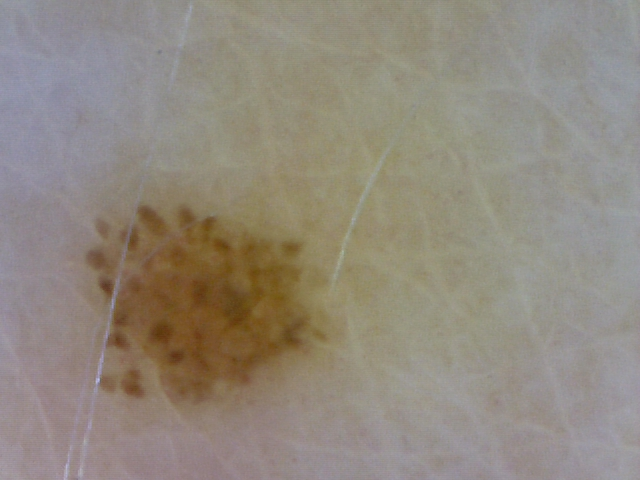
%> input picture CDIO/medpol.jpg, 640 x 480 px
$ octave Seg_vasc.m   (GNU Octave 9; MATLAB toolbox functions it lacks are replaced by stand-ins)
%> lines starting %> are read from the running program, lines starting %| are printed output that depends on the picture; in (x1, y1, x2, y2) boxes, pixels count from 0 and x2, y2 are one past the last pixel; in counts of white or black regions, pixels touching at a corner belong together; the program's own positions count from 1
### CDIO/Segmentation/hist_eq.m
function [im, table] = hist_eq(im)
%UNTITLED Summary of this function goes here
%   Detailed explanation goes here
n_bins = double(max(max(im)));
[h, b] = size(im);
n_pix = h * b;
hist = zeros([0,n_bins]);
p_table = zeros([0,n_bins]);
L_table = zeros([0,n_bins]);

for i = 1:1:n_bins+1
    hist(1,i) = sum(sum(im == i-1));
    p_table(1,i) = hist(1,i)/n_pix;
end

c_m = cumsum(p_table);
L_table = round(n_bins * c_m);
res = zeros(h, b);
for i = 1:1:length(L_table)
    curr_val = L_table(1,i);
    res = res + curr_val*(im == i-1);
end
im = res;
table = L_table;
end

### CDIO/Segmentation/midway.m
function [T,T1,T2] = midway(im,thresh)

binvect = 0:1:255;
histo = hist(im(:),binvect);

if nargin < 2

    f = 1:length(histo);
    T0 = sum(histo.*f)/sum(histo);

    T1 = sum(histo(1:T0).*f(1:T0))/sum(histo(1:T0));
    T2 = sum(histo(T0:end).*f(T0:end))/sum(histo(T0:end));

    T = (T1 + T2)/2;

else
    f = 1:length(histo);
    T0 = sum(histo.*f)/sum(histo);

    T1 = sum(histo(1:thresh).*f(1:thresh))/sum(histo(1:thresh));
    T2 = sum(histo(thresh:end).*f(thresh:end))/sum(histo(thresh:end));

    T = (T1 + T2)/2;

end

### CDIO/Segmentation/Seg_vasc.m
close all
im = imread('medpol.jpg');
%> im is the input picture: size 480x640x3 uint8; mean R, G, B 145.3, 137.1, 125.6
im = rgb2gray(im);
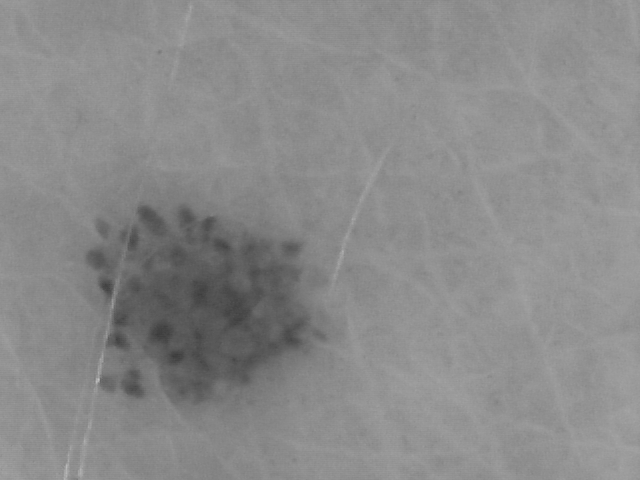
%> im: size 480x640 uint8; min 59, max 196, mean 138.3
im = imresize(im, 0.5);
%> im: size 240x320 uint8
im = double(im);
%> im: size 240x320 double
%im = im/max(max(im)); %Graythresh assumes value/takes values between [0 1]

%% Transform commands
%fftshift: Shift zero-frequency component to center of spectrum.
%     For vectors, fftshift(X) swaps the left and right halves of
%     X.  For matrices, fftshift(X) swaps the first and third
%     quadrants and the second and fourth quadrants.  For N-D
%     arrays, fftshift(X) swaps "half-spaces" of X along each
%     dimension.

%fft2: fft2(X) returns the two-dimensional Fourier transform of matrix X.
%     If X is a vector, the result will have the same orientation.

%ifftshift: For vectors, ifftshift(X) swaps the left and right halves of
%     X.  For matrices, ifftshift(X) swaps the first and third
%     quadrants and the second and fourth quadrants.  For N-D
%     arrays, ifftshift(X) swaps "half-spaces" of X along each
%     dimension.

%F = fftshift(fft2(ifftshift(f)));
%f = fftshift(ifft2(ifftshift(F)));

%% Circular convolution
sigma = 2;
lpH=exp(-0.5*([-3:3]/sigma).^2);
lpH=lpH/sum(lpH); %Horizontal filter
lpV=lpH'; %Vertical filter
gauss = conv2(lpV,lpH,'full'); %Gaussian filter

gausskern =0*im; %Array of zeros
%> gausskern: size 240x320 double; every value is 0
%center = size(im,1)/2+1;
[row,col] = size(im);
%> row = 240; col = 320

centerx = row/2; %Center row
%> centerx = 120
centery = col/2; %Center column
%> centery = 160

gausskern(centerx-3:centerx+3, centery-3:centery+3) = gauss; %Centering Gaussian filter in the image before transform
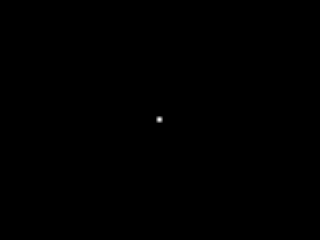
%> gausskern: size 240x320 double; min 0, max 0.0467, mean 1.3e-05; drawn with min black and max white
IM = fftshift(fft2(ifftshift(im))); %Fourier transform of im
GAUSSKERN = fftshift(fft2(ifftshift(gausskern))); %Fourier transorm of averageing kernel
AVERIM = IM.*GAUSSKERN; %Filtering in the fourier domain => averaged image
averim = real(fftshift(ifft2(ifftshift(AVERIM)))); %Filtered image

figure, colormap(gray(256))
subplot(121),imagesc(im), colorbar
subplot(122),imagesc(averim), colorbar

im_eq = hist_eq(im)/max(max(im));
%> in hist_eq, `n_bins = double(max(max(im)));`: n_bins = 179
%> after the loop in hist_eq, `for i = 1:1:n_bins+1`: hist = 180 values, max 4817 at index 146, min 0 at index 1, mean 426.7; p_table = 180 values, max 0.0627 at index 146, min 0 at index 1, mean 0.00556
%> in hist_eq, `c_m = cumsum(p_table);`: c_m = 180 values from 0 to 1
%> in hist_eq, `L_table = round(n_bins * c_m);`: L_table = 180 values from 0 to 179
%> after the loop in hist_eq, `for i = 1:1:length(L_table)`:
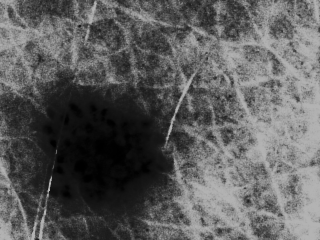
%> res: size 240x320 double; min 0, max 179, mean 92.9
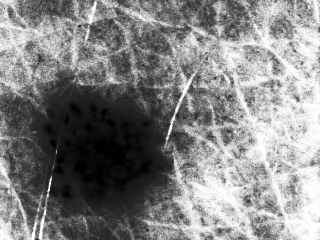
%> im_eq: size 240x320 double; min 0, max 1, mean 0.519

% figure
% imshow(im_eq)


%% Vascular detection

%T = graythresh(im);
T = midway(im); %Threshold using the midway method
%> in midway, `histo = hist(im(:),binvect);`: histo = 256 values, max 4817 at index 146, min 0 at index 1, mean 300
%> in midway, `T0 = sum(histo.*f)/sum(histo);`: T0 = 139.3
%> in midway, `T1 = sum(histo(1:T0).*f(1:T0))/sum(histo(1:T0));`: T1 = 119.5
%> in midway, `T2 = sum(histo(T0:end).*f(T0:end))/sum(histo(T0:end));`: T2 = 146.5
%> in midway, `T = (T1 + T2)/2;`: T = 133
%> T = 133
T_le = le(im,T); %Threshold using the least error method
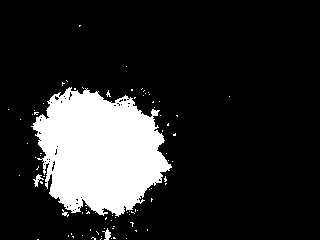
%> T_le: size 240x320 logical; 16.5% white; 83 white regions (79 under 20 px), largest, box (x1, y1, x2, y2) and area: (31, 87, 172, 217) 12308, (33, 174, 44, 187) 53, (102, 228, 111, 240) 53, (62, 209, 69, 217) 24

imbin = imbinarize(im,T_le);
%> imbin: size 240x320 logical; every value is 1
imbin = ~imbin;
%> imbin: size 240x320 logical; every value is 0

figure
imagesc(imbin)
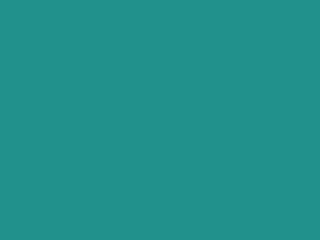
%> displayed picture: size 240x320x3, on the screen's scale of 0 to 255; mean R, G, B 33, 145, 140

$ run again, with CDIO/Snap_001.jpg copied over CDIO/medpol.jpg
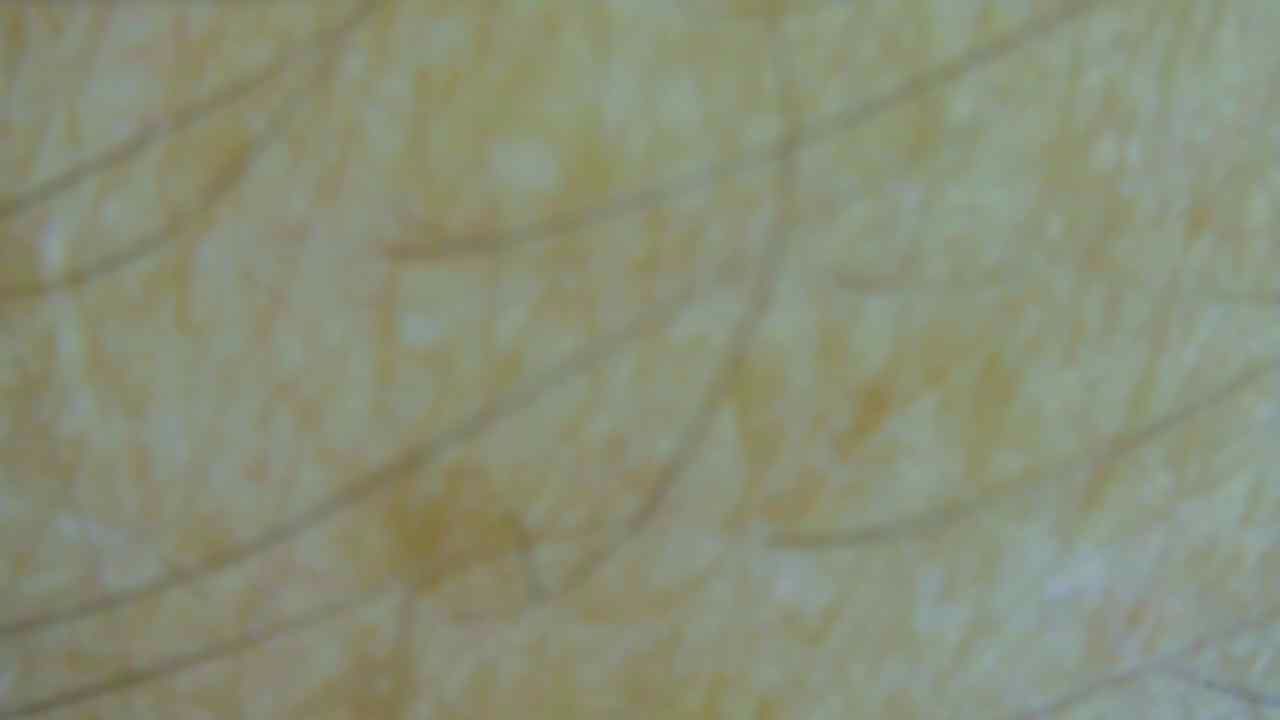
%> input picture CDIO/Snap_001.jpg, 1280 x 720 px
%> im is the input picture: size 720x1280x3 uint8; mean R, G, B 137, 142.5, 119.2
%> n_bins = 165
%> after the loop in hist_eq, `for i = 1:1:n_bins+1`: hist = 166 values, max 34242 at index 141, min 0 at index 1, mean 1388; p_table = 166 values, max 0.149 at index 141, min 0 at index 1, mean 0.00602
%> c_m = 166 values from 0 to 1
%> L_table = 166 values from 0 to 165
%> after the loop in hist_eq, `for i = 1:1:length(L_table)`:
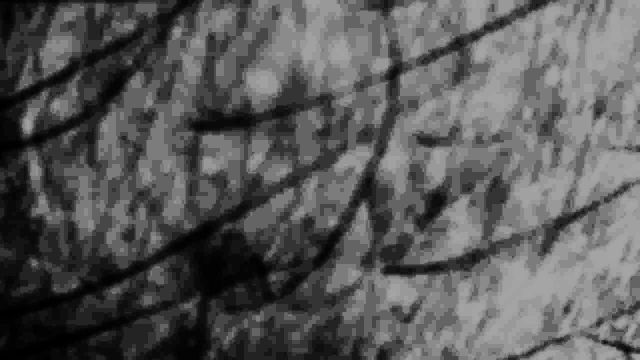
%> res: size 360x640 double; min 0, max 165, mean 88.7
%> histo = 256 values, max 34242 at index 141, min 0 at index 1, mean 900
%> T0 = 139.2
%> T1 = 132
%> T2 = 144.8
%> in midway, `T = (T1 + T2)/2;`: T = 138.4
%> `T_le = le(im,T);`:
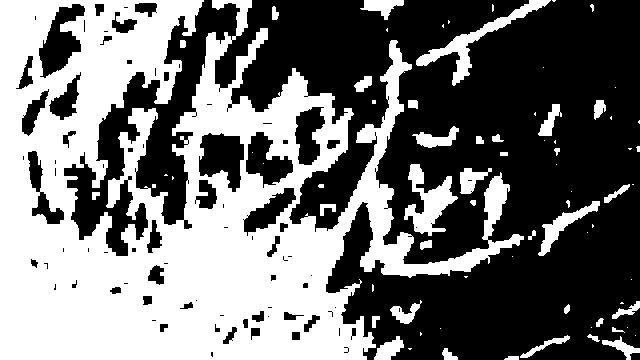
%> T_le: size 360x640 logical; 44.7% white; 74 white regions (36 under 20 px), largest, box (x1, y1, x2, y2) and area: (0, 0, 524, 360) 93642, (416, 0, 551, 86) 1778, (404, 164, 458, 236) 1679

$ run again, with CDIO/Snap_003.jpg copied over CDIO/medpol.jpg
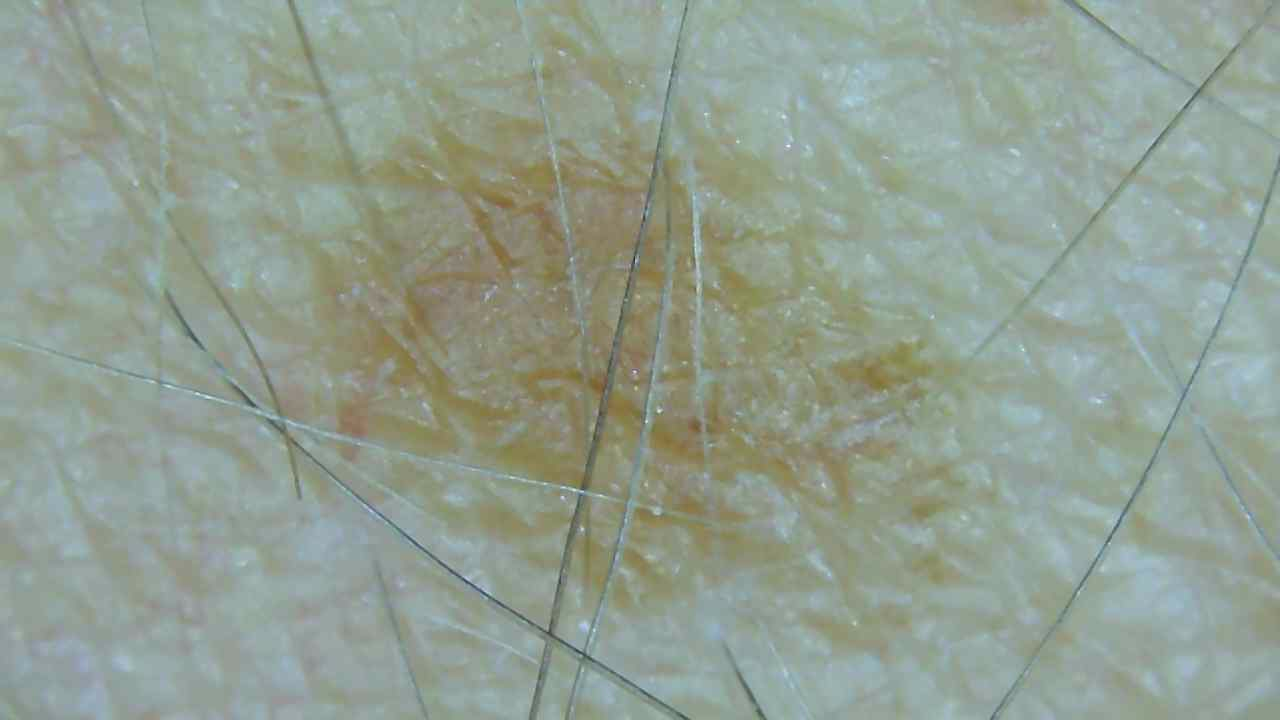
%> input picture CDIO/Snap_003.jpg, 1280 x 720 px
%> im is the input picture: size 720x1280x3 uint8; mean R, G, B 145.9, 158.4, 145.2
%> n_bins = 219
%> after the loop in hist_eq, `for i = 1:1:n_bins+1`: hist = 220 values, max 16820 at index 158, min 0 at index 1, mean 1047.3; p_table = 220 values, max 0.073 at index 158, min 0 at index 1, mean 0.00455
%> c_m = 220 values from 0 to 1
%> L_table = 220 values from 0 to 219
%> after the loop in hist_eq, `for i = 1:1:length(L_table)`:
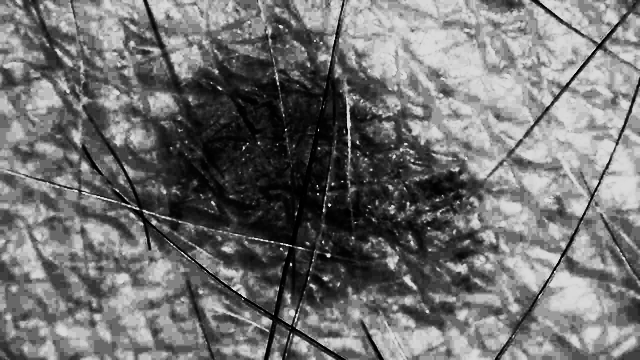
%> res: size 360x640 double; min 0, max 219, mean 112.8
%> histo = 256 values, max 16820 at index 158, min 0 at index 1, mean 900
%> T0 = 154.1
%> T1 = 142
%> T2 = 162.4
%> in midway, `T = (T1 + T2)/2;`: T = 152.2
%> `T_le = le(im,T);`:
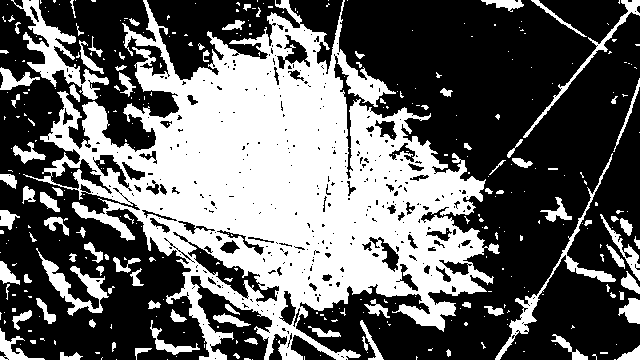
%> T_le: size 360x640 logical; 39.3% white; 354 white regions (259 under 20 px), largest, box (x1, y1, x2, y2) and area: (23, 0, 500, 360) 73483, (11, 0, 109, 100) 2367, (495, 153, 616, 360) 1551
